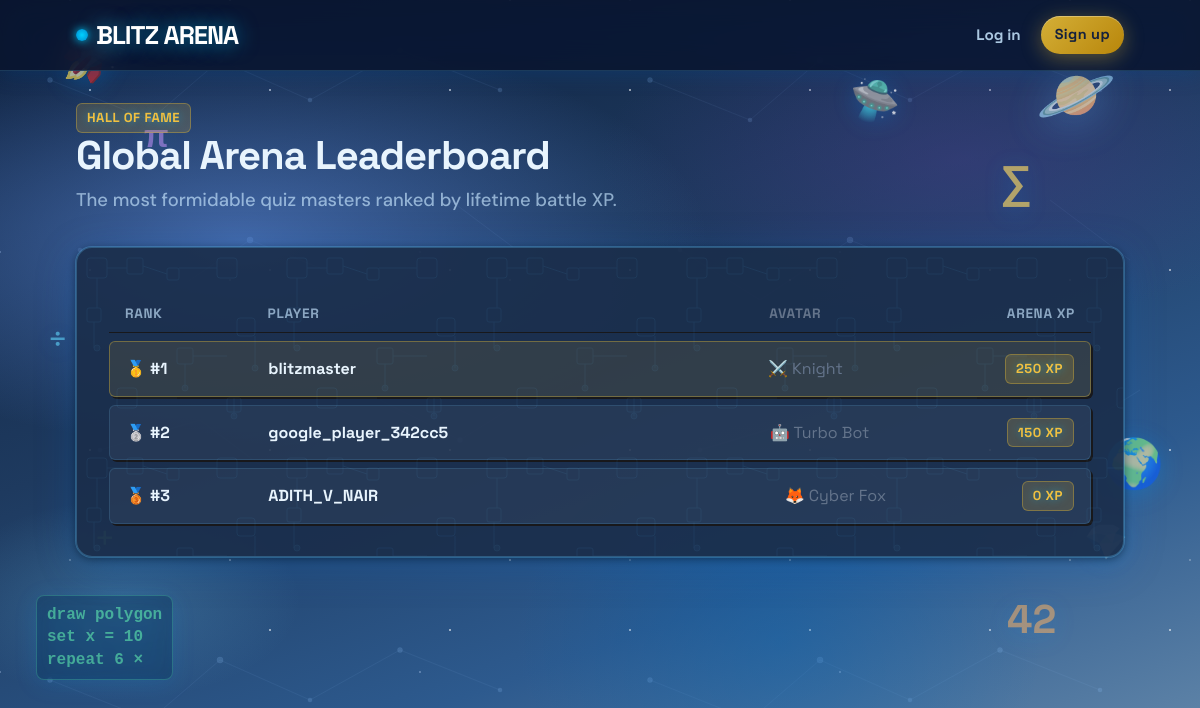
Screenshot of /rooms/leaderboard/ with the database file from the repository.
### apps/accounts/models.py (models this page shows, shortened)
class User(AbstractUser):
    avatar = models.CharField(max_length=50, default='default', blank=True)
    xp = models.PositiveIntegerField(default=0)

### apps/rooms/views.py (the view)
# urls.py: path('leaderboard/', views.leaderboard_view, name='leaderboard'),
def leaderboard_view(request):
    top_players = User.objects.order_by('-xp')[:20]
    return render(request, 'rooms/leaderboard.html', {
        'players': top_players,
    })

### templates/rooms/leaderboard.html (shortened to what this page needs)
{% extends 'base.html' %}
{% block content %}
<div class="page-header">
  <div class="badge badge-accent">Hall of Fame</div>
  <h1 class="page-title">Global Arena Leaderboard</h1>
  <p class="page-subtitle">The most formidable quiz masters ranked by lifetime battle XP.</p>
</div>
<div class="card leaderboard-card">
  <div class="leaderboard-table">
    <div class="leaderboard-header-row">
      <span class="col-rank">Rank</span>
      <span class="col-player">Player</span>
      <span class="col-avatar">Avatar</span>
      <span class="col-xp">Arena XP</span>
    </div>
    {% for p in players %}
      <div class="leaderboard-row {% if forloop.counter <= 3 %}top-rank rank-{{ forloop.counter }}{% endif %}">
        <span class="col-rank">
          {% if forloop.counter == 1 %}🥇 #1
          {% elif forloop.counter == 2 %}🥈 #2
          {% elif forloop.counter == 3 %}🥉 #3
          {% else %}#{{ forloop.counter }}
          {% endif %}
        </span>
        <span class="col-player font-bold">{{ p.username }}</span>
        <span class="col-avatar">
          {% if p.avatar == 'fox' %}🦊 Cyber Fox
          {% elif p.avatar == 'knight' %}⚔️ Knight
          {% elif p.avatar == 'owl' %}🦉 Neon Owl
          {% elif p.avatar == 'bear' %}🐻 Cosmo Bear
          {% elif p.avatar == 'bot' %}🤖 Turbo Bot
          {% else %}🎮 Player
          {% endif %}
        </span>
        <span class="col-xp badge badge-accent">{{ p.xp }} XP</span>
      </div>
    {% empty %}
      <p class="text-muted">No players ranked yet. Play matches to earn XP!</p>
    {% endfor %}
  </div>
</div>
{% endblock %}

### static/css/tokens.css (style rules this page uses)
:root { --bg: #F4EFE6; --surface: #FFFFFF; --surface-alt: #FDFBF7; --ink: #18181B; --muted: #64748B; --muted-light: #94A3B8; --accent: #FF4D2E; --accent-hover: #E63E20; --accent-2: #FFD23F; --good: #10B981; --bad: #EF4444; --opt-a: #3B82F6; --opt-b: #F97316; --opt-c: #10B981; --opt-d: #8B5CF6; --border: 2.5px solid var(--ink); --border-thin: 1.5px solid var(--ink); --shadow: 4px 4px 0 var(--ink); --shadow-lg: 6px 6px 0 var(--ink); --shadow-sm: 2px 2px 0 var(--ink); --shadow-hover: 2px 2px 0 var(--ink); --shadow-active: 0px 0px 0 var(--ink); --radius: 10px; --radius-sm: 6px; --radius-full: 9999px; --font-head: 'Space Grotesk', system-ui, -apple-system, sans-serif; --font-body: 'DM Sans', system-ui, -apple-system, sans-serif; --space-2xs: 4px; --space-xs: 8px; --space-sm: 12px; --space-md: 16px; --space-lg: 24px; --space-xl: 32px; --space-2xl: 48px; --space-3xl: 64px; }

### static/css/base.css (style rules this page uses)
*, *::before, *::after { box-sizing: border-box; margin: 0; padding: 0; }
body { font-family: var(--font-body); background-color: var(--bg); background-image: radial-gradient(rgba(24, 24, 27, 0.12) 1.2px, transparent 1.2px); background-size: 24px 24px; color: var(--ink); min-height: 100vh; display: flex; flex-direction: column; line-height: 1.5; -webkit-font-smoothing: antialiased; }
h1, h2, h3, h4, h5, h6 { font-family: var(--font-head); font-weight: 700; line-height: 1.15; color: var(--ink); letter-spacing: -0.025em; }
h1 { font-size: 2.5rem; margin-bottom: var(--space-md); }
p { margin-bottom: var(--space-md); color: var(--ink); }
.page-header { margin-bottom: var(--space-xl); text-align: left; }
.page-title { margin-bottom: var(--space-xs); display: flex; align-items: center; gap: var(--space-sm); flex-wrap: wrap; }
.page-subtitle { color: var(--muted); font-size: 1.15rem; font-weight: 500; max-width: 650px; }
.badge { display: inline-flex; align-items: center; gap: 4px; padding: 4px 10px; font-family: var(--font-head); font-size: 0.82rem; font-weight: 700; text-transform: uppercase; letter-spacing: 0.04em; border: var(--border-thin); border-radius: var(--radius-sm); background-color: var(--accent-2); color: var(--ink); box-shadow: 2px 2px 0 var(--ink); }
.badge-accent { background-color: var(--accent); color: #FFFFFF; }

### static/css/components.css (style rules this page uses)
.card { background-color: var(--surface); border: var(--border); border-radius: var(--radius); box-shadow: var(--shadow); padding: var(--space-xl); margin-bottom: var(--space-xl); text-align: left; }
.leaderboard-table { display: flex; flex-direction: column; gap: var(--space-xs); margin-top: var(--space-md); }
.leaderboard-header-row { display: flex; padding: var(--space-xs) var(--space-md); font-family: var(--font-head); font-size: 0.85rem; font-weight: 800; color: var(--muted); text-transform: uppercase; letter-spacing: 0.05em; border-bottom: var(--border-thin); }
.leaderboard-row { display: flex; align-items: center; padding: var(--space-sm) var(--space-md); background-color: var(--surface-alt); border: var(--border-thin); border-radius: var(--radius-sm); font-family: var(--font-head); font-size: 1rem; }
.leaderboard-row.top-rank { border: var(--border); box-shadow: var(--shadow-sm); }
.leaderboard-row.rank-1 { background-color: #FEF9C3; }
.col-rank { width: 15%; font-weight: 800; }
.col-player { flex: 1; }
.col-avatar { width: 25%; color: var(--muted); }
.col-xp { text-align: right; }
.font-bold { font-weight: 700; }

### rows the page displays
User: shows "🥇 #1", username "blitzmaster", avatar "⚔️ Knight", xp "250"
User: shows "🥈 #2", username "google_player_342cc5", avatar "🤖 Turbo Bot", xp "150"
User: shows "🥉 #3", username "ADITH_V_NAIR", avatar "🦊 Cyber Fox", xp "0"
